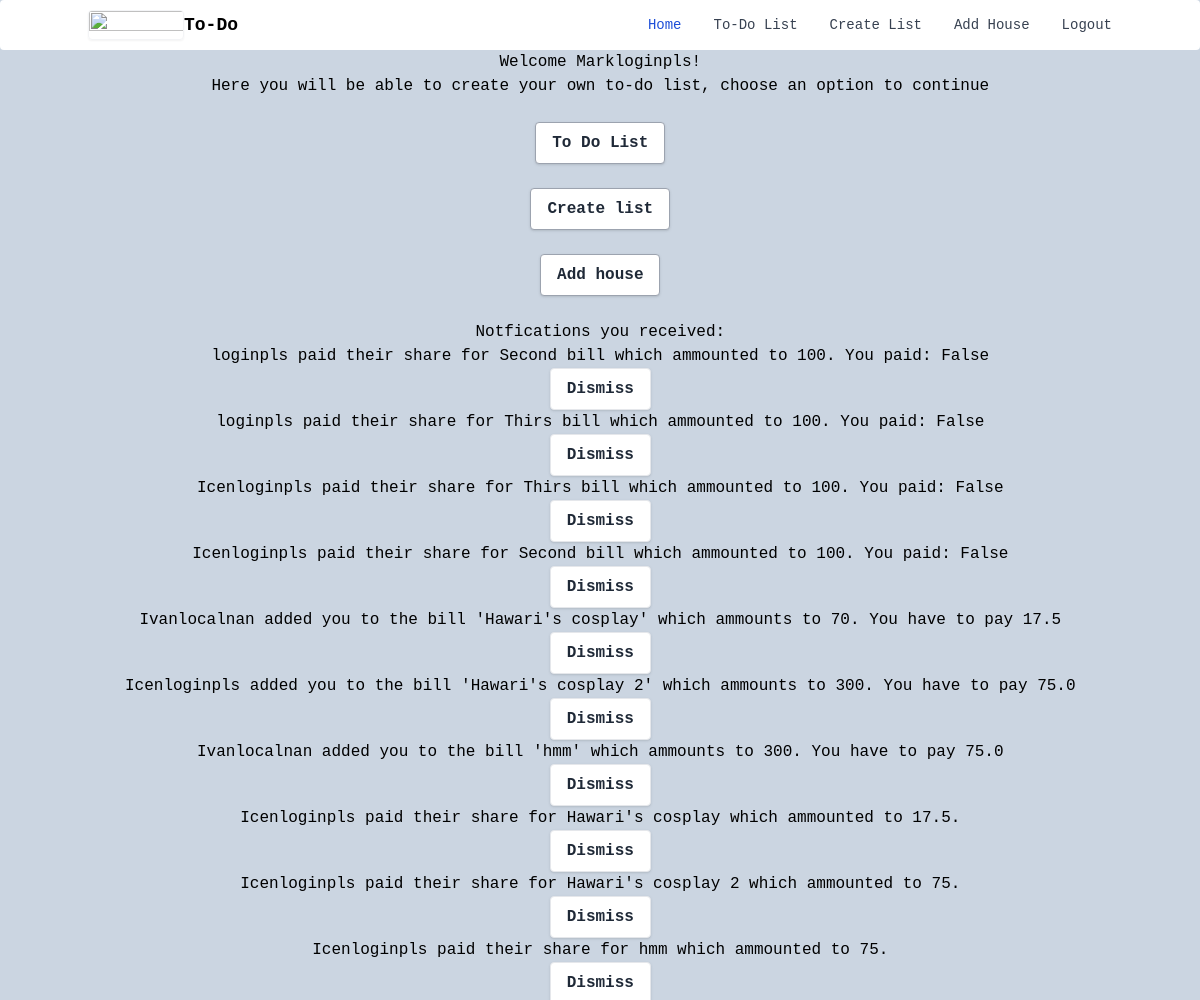
Page /indexLogged (signed in) on the committed database.
### db_schema.py (models this page shows, shortened)
class User(UserMixin, db.Model):
    __tablename__='users'
    id = db.Column(db.Integer, primary_key=True)
    username = db.Column(db.String(20), unique=True)
    password_hash = db.Column(db.String(30))
    bills = db.relationship('Bills', backref='user', lazy='dynamic')
    bill_completion = db.relationship('User_Bill', backref='User_completion', lazy='dynamic')
    notfications = db.relationship('Notfications', backref='user_notfications', lazy='dynamic')
    house_members = db.relationship('Households', backref='house_members', lazy='dynamic')
    email = db.Column(db.String(30))

class Notfications(db.Model):
    __tablename__ = 'notfications'
    id = db.Column(db.Integer, primary_key=True)
    user_id = db.Column(db.Integer(), db.ForeignKey('users.id'))
    notfication =db.Column(db.Text())

### cwk.py (the view)
@app.route('/indexLogged',methods=['GET'])
def indexLogged():
    notfications = Notfications.query.filter_by(user_id=current_user.id)
    return render_template('indexLogged.html',notfications=notfications)

### cwk.py (called while the page is built)
@login_manager.user_loader
def load_user(user_id):
    return User.query.get(int(user_id)) # Might be the issue

### templates/indexLogged.html (shortened to what this page needs)
{% extends 'base1.html' %}
{% block body %}
    <div class="centre">
        <h1>Welcome {{current_user.username}}!</h1>
        <p>Here you will be able to create your own to-do list, choose an option to continue</p>
        <br>
        <form action='/toDoList'>
            <button class="bg-white hover:bg-gray-100 text-gray-800 font-semibold py-2 px-4 border border-gray-400 rounded shadow">
                To Do List
            </button>
        </form>
        <br>
        <form action='/createList'>
            <button class="bg-white hover:bg-gray-100 text-gray-800 font-semibold py-2 px-4 border border-gray-400 rounded shadow">
                Create list
            </button>
        </form>
        <br>
        <form action='/addHouse'>
            <button class="bg-white hover:bg-gray-100 text-gray-800 font-semibold py-2 px-4 border border-gray-400 rounded shadow">
                Add house
            </button>
        </form>
        <br>
        <h3>Notfications you received:</h3>
        {% for notfication in notfications %}
            {{ notfication.notfication }}
            <form action='/indexLoggedAPI' method="POST">
                <button class="bg-white hover:bg-gray-100 text-gray-800 font-semibold py-2 px-4 border border-gray-200 rounded shadow">
                    Dismiss
                </button>
            </form>
            {% else %}
                no notifications
            {% endfor %}
    </div>
{% endblock %}

### rows in the picture
User: username "Markloginpls"
Notfications: notfication "loginpls paid their share for Second bill which ammounted to 100. You paid: False"
Notfications: notfication "loginpls paid their share for Thirs bill which ammounted to 100. You paid: False"
Notfications: notfication "Icenloginpls paid their share for Thirs bill which ammounted to 100. You paid: False"
Notfications: notfication "Icenloginpls paid their share for Second bill which ammounted to 100. You paid: False"
Notfications: notfication "Ivanlocalnan added you to the bill 'Hawari's cosplay' which ammounts to 70. You have to pay 17.5"
Notfications: notfication "Icenloginpls added you to the bill 'Hawari's cosplay 2' which ammounts to 300. You have to pay 75.0"
Notfications: notfication "Ivanlocalnan added you to the bill 'hmm' which ammounts to 300. You have to pay 75.0"
Notfications: notfication "Icenloginpls paid their share for Hawari's cosplay which ammounted to 17.5."
Notfications: notfication "Icenloginpls paid their share for Hawari's cosplay 2 which ammounted to 75."
Notfications: notfication "Icenloginpls paid their share for hmm which ammounted to 75."
